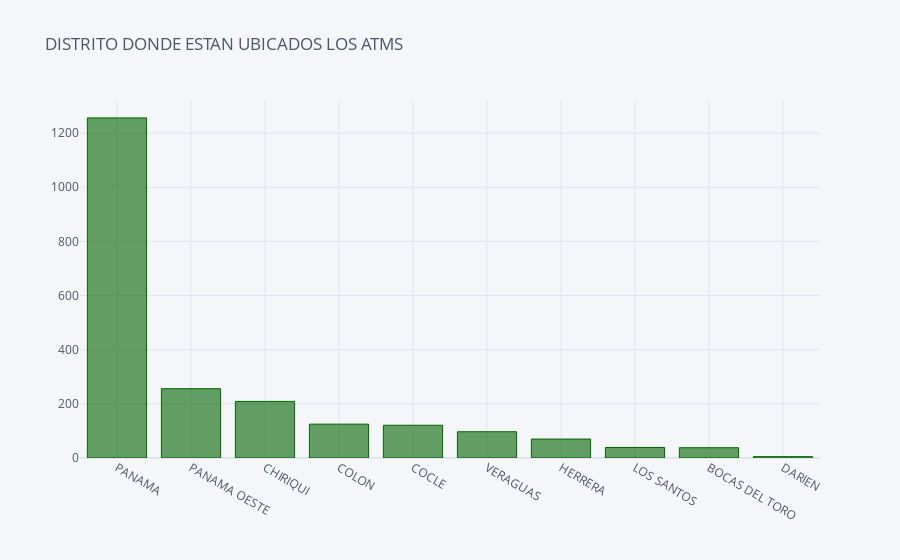

Source (notebook cell):
### Code cell
# distrito atms
provincia = atm['provincia'].value_counts()
provincia.iplot(kind="bar",title='DISTRITO DONDE ESTAN UBICADOS LOS ATMS',size=15, color='darkgreen')

### Figure 1 — Plotly figure (JSON) as saved in the notebook; plotly's stock layout.template omitted (floating-point values rounded to 4 significant figures)
{"data": [{"marker": {"color": "rgba(0, 100, 0, 0.6)", "line": {"color": "rgba(0, 100, 0, 1.0)", "width": 1}}, "name": "provincia", "orientation": "v", "text": "", "type": "bar", "x": ["PANAMA", "PANAMA OESTE", "CHIRIQUI", "COLON", "COCLE", "VERAGUAS", "HERRERA", "LOS SANTOS", "BOCAS DEL TORO", "DARIEN"], "y": [1256, 256, 209, 125, 121, 97, 70, 39, 38, 5]}], "layout": {"legend": {"bgcolor": "#F5F6F9", "font": {"color": "#4D5663"}}, "paper_bgcolor": "#F5F6F9", "plot_bgcolor": "#F5F6F9", "title": {"font": {"color": "#4D5663"}, "text": "DISTRITO DONDE ESTAN UBICADOS LOS ATMS"}, "xaxis": {"gridcolor": "#E1E5ED", "showgrid": true, "tickfont": {"color": "#4D5663"}, "title": {"font": {"color": "#4D5663"}, "text": ""}, "zerolinecolor": "#E1E5ED"}, "yaxis": {"gridcolor": "#E1E5ED", "showgrid": true, "tickfont": {"color": "#4D5663"}, "title": {"font": {"color": "#4D5663"}, "text": ""}, "zerolinecolor": "#E1E5ED"}}}
